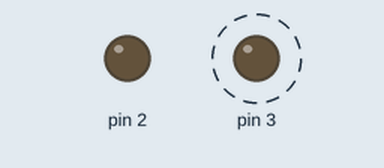
Recording of a sketch running on a simulated Arduino Uno, built with avr-gcc and run on an emulated ATmega328P. On the bench: output pins drawn as LEDs (lit = HIGH). Dashed ring = blinking.

Above: at 0.6 s.
At 4.2 s:
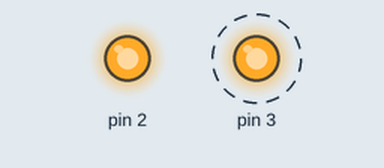
Timing chart, 0 to 6.2 s (numbered marks = the images above):
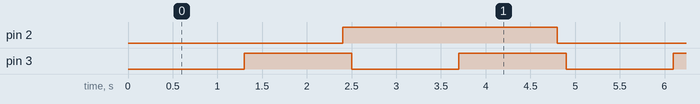

The sketch:

2_3pin.ino
```cpp
// Light Blinking


void setup() {

  pinMode(2,OUTPUT);
  pinMode(3,OUTPUT);

}

void loop() {
  int i,j,k;
  for(i=0;i<2;i++)
  {
    for(j=0;j<2;j++)
    {

  digitalWrite(2,i);
  delay(100);
  digitalWrite(3,j);
delay(100);


delay(1000);
    }}
}
```

Measured:
- by itself, pin 2: alternates HIGH for 2.4 s and LOW for 2.4 s
- by itself, pin 3: alternates HIGH for 1.2 s and LOW for 1.2 s
- by itself, everything shown: repeats every 4.8 s, in 6 steps
